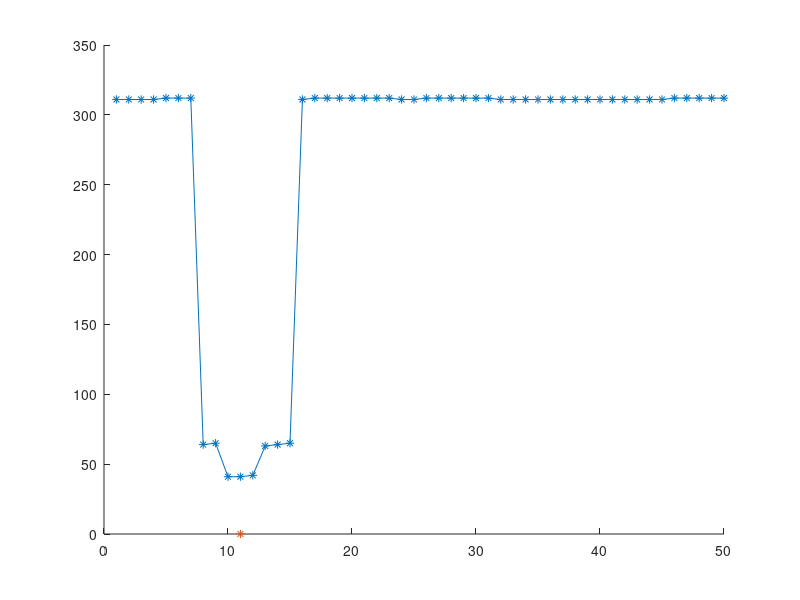

Recreate this plot in MATLAB.
rho = [311 311 311 311 312 312 312 64 65 41 41 42 63 64 65 311 312 312 312 312 312 312 312 311 311 312 312 312 312 312 312 311 311 311 311 311 311 311 311 311 311 311 311 311 311 312 312 312 312 312];

index = linspace(1,size(rho,2),size(rho,2));

data = [index; rho];
dataLen = size(data,2);

prevIndex = @(i, len) mod(i-2, len)+1;
nextIndex = @(i, len) mod(i, len)+1;

sortedData = sortrows(data',2)';

nearestIndex = sortedData(1,1);
leftIndex = prevIndex(nearestIndex, dataLen);
rightIndex = nextIndex(nearestIndex, dataLen);
length = 0;

while abs( data(2,leftIndex) - data(2,nearestIndex) ) < 5 % Alternatively: use derivative
    leftIndex = prevIndex(leftIndex, dataLen);
    length = length + 1;
end

while abs( data(2,rightIndex) - data(2,nearestIndex) ) < 5 % Alternatively: use derivative
    rightIndex = nextIndex(rightIndex, dataLen);
    length = length + 1;
end

meanIndex = mod(round(leftIndex + length/2), dataLen)+1;

clf
hold on
plot(data(1,:), data(2,:), '-*')
plot(meanIndex, 0, '*')
